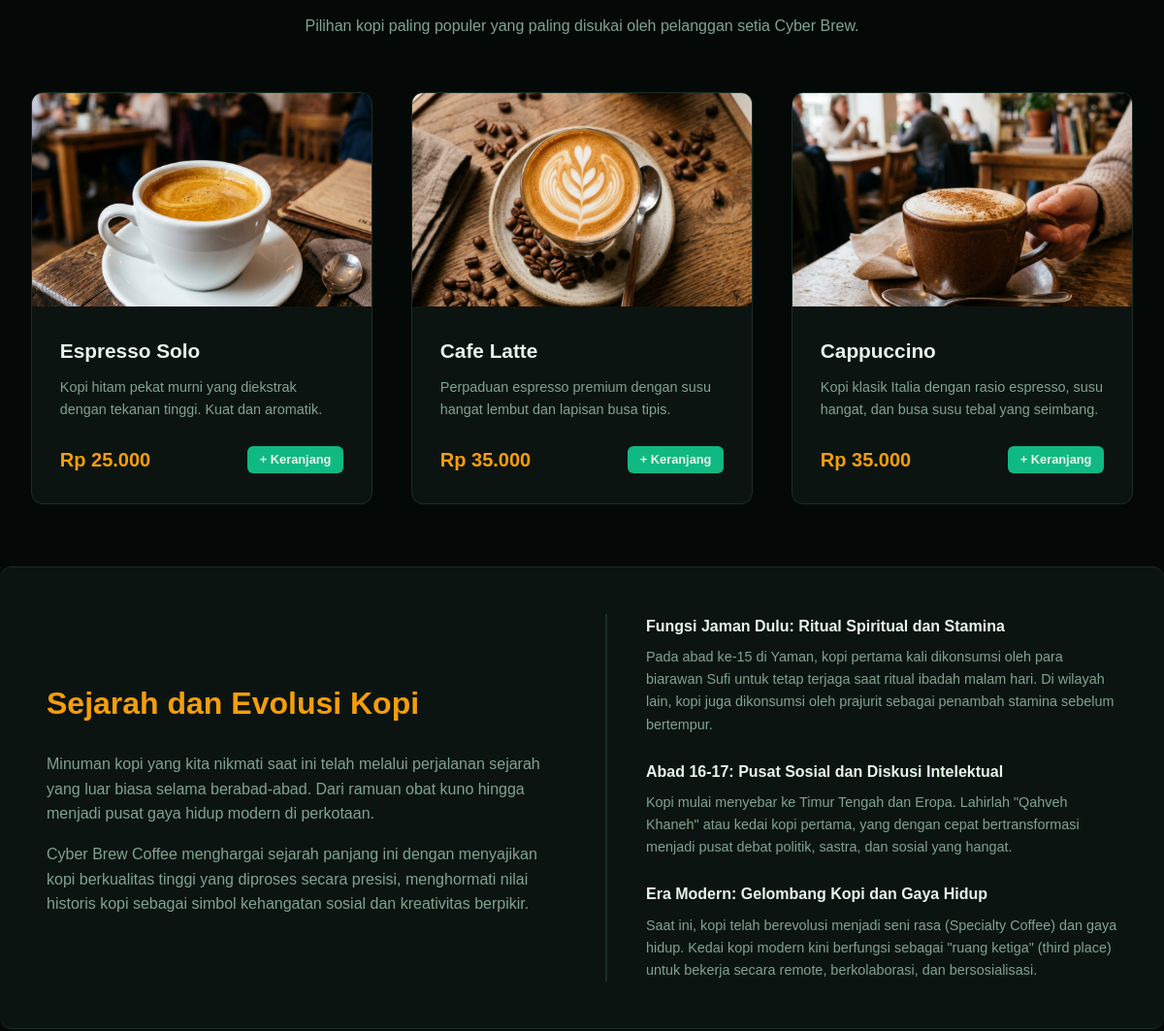
Before: / (middle part) with the older database file.
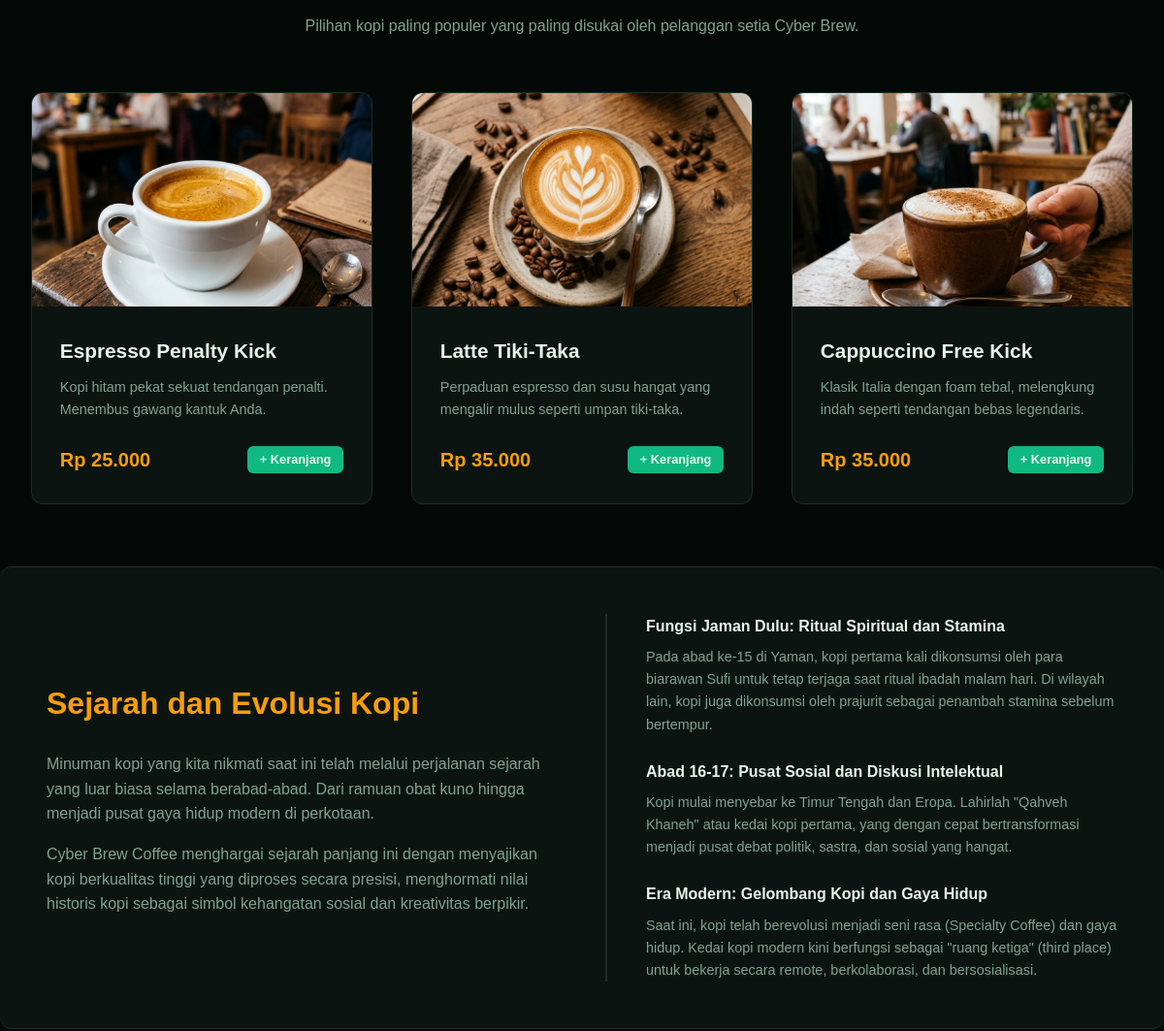
After: the same page with the newer database file.
### tables this page shows
CREATE TABLE products (
                id INTEGER PRIMARY KEY AUTOINCREMENT,
                name TEXT NOT NULL,
                description TEXT NOT NULL,
                price INTEGER NOT NULL,
                image_url TEXT NOT NULL
            );

### app.py (the view)
@app.route('/')
def index():
    user = get_current_user()
    conn = get_db_connection()
    featured_products = conn.execute('SELECT * FROM products LIMIT 3').fetchall()
    conn.close()
    return render_template('index.html', user=user, featured=featured_products)

### app.py (called while the page is built, shortened)
@app.before_request
def check_session_timeout():
    if not request.endpoint or request.endpoint in ['static', 'login', 'register', 'logout', 'log_cookie']:
        return
    now = datetime.now().timestamp()
    if config.SECURITY_MODE:
        session.permanent = True

@app.before_request
def enforce_https():
    if config.SECURITY_MODE:
        is_secure = request.is_secure or request.headers.get('X-Forwarded-Proto', '').lower() == 'https'
        if not is_secure:
            url = request.url.replace("http://", "https://", 1)
            return redirect(url, code=301)

def get_db_connection():
    conn = sqlite3.connect(config.DATABASE)
    conn.row_factory = sqlite3.Row
    return conn

def get_current_user():
    if config.SECURITY_MODE:
        username = session.get('username')
        if not username:
            return None
        conn = get_db_connection()
        user = conn.execute('SELECT * FROM users WHERE username = ?', (username,)).fetchone()
        conn.close()
        return user

@app.context_processor
def inject_security_status():
    return dict(SECURITY_MODE=config.SECURITY_MODE)

### templates/index.html (shortened to what the changed rows need)
{% extends 'layout.html' %}
{% block content %}
<section class="container">
    <div class="products-grid">
        {% for product in featured %}
            <div class="product-card">
                <div class="product-image-container">
                    <img src="{{ product.image_url }}" alt="{{ product.name }}">
                </div>
                <div class="product-info">
                    <h3 class="product-name">{{ product.name }}</h3>
                    <p class="product-desc">{{ product.description }}</p>
                    <div class="product-footer">
                        <span class="product-price">Rp {{ "{:,}".format(product.price).replace(",", ".") }}</span>
                        {% if user and user.role == 'admin' %}
                            <form action="/admin/delete_product/{{ product.id }}" method="POST" style="display: inline;" onsubmit="return confirm('Apakah Anda yakin ingin menghapus menu ini?');">
                                <button type="submit" class="btn btn-danger btn-sm">
                                    Hapus Menu
                                </button>
                            </form>
                        {% else %}
                            <button class="btn btn-primary btn-sm" onclick="addToCart({{ product.id }}, '{{ product.name }}', {{ product.price }})">
                                + Keranjang
                            </button>
                        {% endif %}
                    </div>
                </div>
            </div>
        {% endfor %}
    </div>
</section>
<section class="container" style="background-color: var(--bg-card); border-top: 1px solid var(--border); border-bottom: 1px solid var(--border); border-radius: 12px; margin-bottom: 4rem; padding: 3rem;">
    <div style="display: grid; grid-template-columns: 1fr 1fr; gap: 3rem; align-items: center;">
        <div>
            <h2 style="font-size: 2rem; margin-bottom: 1.5rem; color: var(--accent);">Sejarah dan Evolusi Kopi</h2>
        </div>
    </div>
</section>
{% endblock %}

Changed rows visible on the page:
changed products: name "Espresso Solo" → "Espresso Penalty Kick"; description "Kopi hitam pekat murni yang diekstrak dengan tekanan tinggi. Kuat dan aromatik." → "Kopi hitam pekat sekuat tendangan penalti. Menembus gawang kantuk Anda."
changed products: name "Cafe Latte" → "Latte Tiki-Taka"; description "Perpaduan espresso premium dengan susu hangat lembut dan lapisan busa tipis." → "Perpaduan espresso dan susu hangat yang mengalir mulus seperti umpan tiki-taka."
changed products: name "Cappuccino" → "Cappuccino Free Kick"; description "Kopi klasik Italia dengan rasio espresso, susu hangat, dan busa susu tebal yang seimbang." → "Klasik Italia dengan foam tebal, melengkung indah seperti tendangan bebas legendaris."
